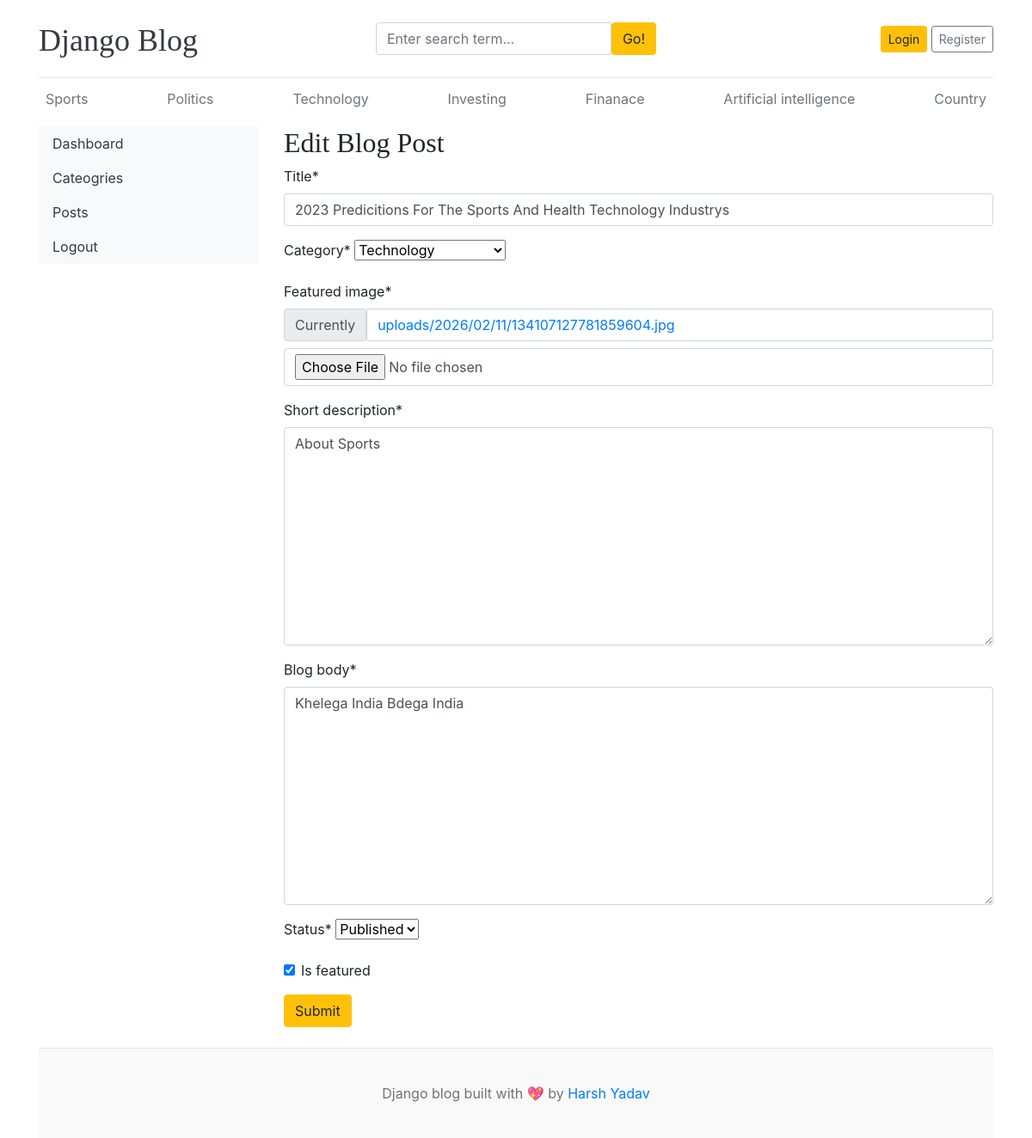
Page /dashboards/posts/edit/3 on the committed database.
### blogs/models.py (models this page shows, shortened)
class Category(models.Model):
  category_name = models.CharField(max_length=50, unique=True)
  created_at = models.DateTimeField(auto_now_add=True)
  updated_at = models.DateTimeField(auto_now=True)
  class Meta:
    verbose_name_plural = 'categories'
  def __str__(self):
    return self.category_name

class Blog(models.Model):
  title = models.CharField(max_length=100)
  slug = models.SlugField(max_length=150, unique=True, blank=True)
  category = models.ForeignKey(Category, on_delete= models.CASCADE)
  author = models.ForeignKey(User, on_delete=models.CASCADE)
  featured_image =models.ImageField(upload_to='uploads/%Y/%m/%d')
  short_description = models.TextField(max_length=500)
  blog_body = models.TextField(max_length=2000)
  status = models.CharField(max_length=20, choices=STATUS_CHOICES, default="Draft")
  is_featured = models.BooleanField(default=False)
  created_at =models.DateTimeField(auto_now_add=True)
  updated_at = models.DateTimeField(auto_now=True)

### dashboard/views.py (the view, shortened to what this page needs)
# urls.py: path('posts/edit/<int:pk>', views.edit_post, name='edit_post'),
def edit_post(request, pk):
   post = get_object_or_404(Blog, pk=pk)
   form = BlogPostForm(instance=post)
   context = {
      'form' : form,
      'post' : post
   }
   return render(request, 'dashboard/edit_post.html', context)

### dashboard/forms.py
class BlogPostForm(forms.ModelForm):
  class Meta:
    model = Blog
    fields = ('title', 'category', 'featured_image', 'short_description', 'blog_body', 'status', 'is_featured')

### blogs/context_processors.py (called while the page is built)
def get_categories(request):
    categories = Category.objects.all()
    return dict(categories=categories)

def get_social_links(request):
    social_link = SocialLink.objects.all()
    return dict(social_link=social_link)

### templates/dashboard/edit_post.html (shortened to what this page needs)
{% extends 'base.html' %}
{% block content %}
{% load crispy_forms_tags %}
<div class="row">
{% include 'dashboard/sidebar.html' %}
  <div class="col-md-9">
    <h2>Edit Blog Post</h2>
    <form action="{% url 'edit_post' post.id %}" method="POST" enctype="multipart/form-data">
      {{ form | crispy }}
      <button type="submit" class="btn btn-warning">Submit</button>
    </form>
    <br>
  </div>
</div>
{% endblock %}

### templates/base.html (shortened to what this page needs)
{% load static %}
<!DOCTYPE html>
<html lang="en">
<head>
    <link href="https://getbootstrap.com/docs/4.0/dist/css/bootstrap.min.css" rel="stylesheet">
    <link href="{% static 'css/blog.css' %}" rel="stylesheet">
    <link rel="stylesheet" href="https://cdnjs.cloudflare.com/ajax/libs/font-awesome/4.7.0/css/font-awesome.min.css">
  </head>
<body>
    <div class="container">
      <header class="blog-header py-3">
        <div class="row flex-nowrap justify-content-between align-items-center">
          <div class="col-4 pt-1">
            <a class="blog-header-logo text-dark" href="/">Django Blog</a>
          </div>
          <div>
            <form action="{% url 'search' %}" method="GET">
              <div class="input-group">
                <input class="form-control" type="text" name="keyword" value="{{ keyword }}" placeholder="Enter search term..." aria-label="Enter search term..." aria-describedby="button-search" />
                <button type="submit" class="btn btn-warning" id="button-search" type="button">Go!</button>
              </div>
            </form>
          </div>
          <div class="col-4 d-flex justify-content-end align-items-center">
            {% if not user.is_authenticated %}
            <a class="btn btn-sm btn-warning" href="{% url 'login' %}">Login</a> &nbsp;
            <a class="btn btn-sm btn-outline-secondary" href="{% url 'register' %}">Register</a>
            {% else %}
            <span><a href="{% url 'dashboards' %}">Dashboard</a></span>
            &emsp;
            <span><a href="{% url 'logout' %}" class="btn btn-warning">Logout</a></span>
            {% endif %}
          </div>
        </div>
      </header>
      <div class="nav-scroller py-1 mb-2">
        <nav class="nav d-flex justify-content-between">
          {% for cat in categories %}
          <a class="p-2 text-muted" href="{% url 'posts_by_category' cat.id %}">{{ cat.category_name }}</a>
          {% endfor %}
        </nav>
      </div>
{% block content %}
{% endblock %}
<footer class="blog-footer">
  <p>Django blog built with 💖 by <a href="#">Harsh Yadav</a></p>
</footer>
</body>
</html>

### blog_main/static/css/blog.css (style rules this page uses)
.blog-header { border-bottom: 1px solid #e5e5e5; }
.blog-header-logo { font-family: "Playfair Display", Georgia, "Times New Roman", serif; font-size: 2.25rem; }
h1, h2, h3, h4, h5, h6 { font-family: "Playfair Display", Georgia, "Times New Roman", serif; }
.blog-footer { padding: 2.5rem 0; color: #727272; text-align: center; background-color: #f9f9f9; border-top: .05rem solid #e5e5e5; }
.blog-footer p:last-child { margin-bottom: 0; }

### rows in the picture
Category: category_name "Sports"
Category: category_name "Politics"
Category: category_name "Technology"
Category: category_name "Investing"
Category: category_name "Finanace"
Category: category_name "Artificial intelligence"
Category: category_name "Country"
Blog: title "2023 Predicitions For The Sports And Health Technology Industrys", category "Technology", short_description "About Sports", blog_body "Khelega India Bdega India", status "Published", is_featured "☑"
